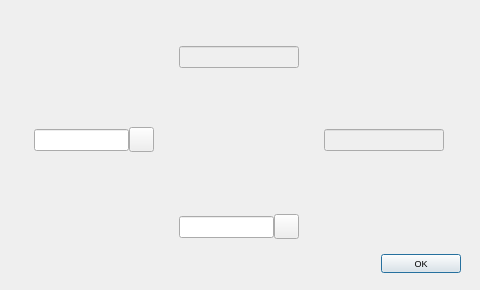
<?xml version="1.0" encoding="UTF-8"?>
<ui version="4.0">
 <class>ThreeDManagerDialogBase</class>
 <widget class="QDialog" name="ThreeDManagerDialogBase">
  <property name="geometry">
   <rect>
    <x>0</x>
    <y>0</y>
    <width>480</width>
    <height>290</height>
   </rect>
  </property>
  <property name="minimumSize">
   <size>
    <width>480</width>
    <height>290</height>
   </size>
  </property>
  <property name="windowTitle">
   <string>Wizualizacja GML</string>
  </property>
  <property name="windowIcon">
   <iconset>
    <normaloff>:/plugins/threed_manager/icon_message.png</normaloff>:/plugins/threed_manager/icon_message.png</iconset>
  </property>
  <property name="modal">
   <bool>false</bool>
  </property>
  <widget class="QDialogButtonBox" name="buttonBox">
   <property name="geometry">
    <rect>
     <x>360</x>
     <y>250</y>
     <width>101</width>
     <height>28</height>
    </rect>
   </property>
   <property name="font">
    <font>
     <family>Segoe UI</family>
     <pointsize>7</pointsize>
    </font>
   </property>
   <property name="standardButtons">
    <set>QDialogButtonBox::Ok</set>
   </property>
   <property name="centerButtons">
    <bool>false</bool>
   </property>
  </widget>
  <widget class="QWidget" name="gridWidget" native="true">
   <property name="geometry">
    <rect>
     <x>15</x>
     <y>20</y>
     <width>450</width>
     <height>250</height>
    </rect>
   </property>
   <layout class="QGridLayout" name="gridLayout_5">
    <item row="1" column="1">
     <widget class="QPushButton" name="compass">
      <property name="minimumSize">
       <size>
        <width>120</width>
        <height>80</height>
       </size>
      </property>
      <property name="maximumSize">
       <size>
        <width>120</width>
        <height>80</height>
       </size>
      </property>
      <property name="text">
       <string/>
      </property>
      <property name="icon">
       <iconset resource="resources.qrc">
        <normaloff>:/plugins/gml_explorer/compass.png</normaloff>:/plugins/gml_explorer/compass.png</iconset>
      </property>
      <property name="iconSize">
       <size>
        <width>70</width>
        <height>70</height>
       </size>
      </property>
      <property name="flat">
       <bool>true</bool>
      </property>
     </widget>
    </item>
    <item row="1" column="2">
     <widget class="QLineEdit" name="east">
      <property name="enabled">
       <bool>false</bool>
      </property>
      <property name="minimumSize">
       <size>
        <width>120</width>
        <height>0</height>
       </size>
      </property>
      <property name="maximumSize">
       <size>
        <width>80</width>
        <height>16777215</height>
       </size>
      </property>
      <property name="alignment">
       <set>Qt::AlignCenter</set>
      </property>
     </widget>
    </item>
    <item row="1" column="0">
     <widget class="QWidget" name="west_widget" native="true">
      <property name="minimumSize">
       <size>
        <width>0</width>
        <height>30</height>
       </size>
      </property>
      <property name="maximumSize">
       <size>
        <width>120</width>
        <height>30</height>
       </size>
      </property>
      <layout class="QHBoxLayout" name="horizontalLayout">
       <property name="leftMargin">
        <number>0</number>
       </property>
       <property name="topMargin">
        <number>0</number>
       </property>
       <property name="rightMargin">
        <number>0</number>
       </property>
       <property name="bottomMargin">
        <number>0</number>
       </property>
       <item>
        <widget class="QLineEdit" name="west">
         <property name="minimumSize">
          <size>
           <width>95</width>
           <height>0</height>
          </size>
         </property>
         <property name="maximumSize">
          <size>
           <width>95</width>
           <height>16777215</height>
          </size>
         </property>
         <property name="alignment">
          <set>Qt::AlignCenter</set>
         </property>
        </widget>
       </item>
       <item>
        <widget class="QPushButton" name="lock_west_button">
         <property name="minimumSize">
          <size>
           <width>25</width>
           <height>25</height>
          </size>
         </property>
         <property name="maximumSize">
          <size>
           <width>25</width>
           <height>25</height>
          </size>
         </property>
         <property name="text">
          <string/>
         </property>
         <property name="icon">
          <iconset resource="resources.qrc">
           <normaloff>:/plugins/gml_explorer/lock.png</normaloff>:/plugins/gml_explorer/lock.png</iconset>
         </property>
         <property name="checkable">
          <bool>true</bool>
         </property>
         <property name="flat">
          <bool>false</bool>
         </property>
        </widget>
       </item>
      </layout>
     </widget>
    </item>
    <item row="0" column="1">
     <widget class="QLineEdit" name="north">
      <property name="enabled">
       <bool>false</bool>
      </property>
      <property name="minimumSize">
       <size>
        <width>120</width>
        <height>0</height>
       </size>
      </property>
      <property name="maximumSize">
       <size>
        <width>80</width>
        <height>16777215</height>
       </size>
      </property>
      <property name="alignment">
       <set>Qt::AlignCenter</set>
      </property>
     </widget>
    </item>
    <item row="2" column="1">
     <widget class="QWidget" name="south_widget" native="true">
      <property name="minimumSize">
       <size>
        <width>0</width>
        <height>30</height>
       </size>
      </property>
      <property name="maximumSize">
       <size>
        <width>120</width>
        <height>30</height>
       </size>
      </property>
      <layout class="QHBoxLayout" name="horizontalLayout_2">
       <property name="leftMargin">
        <number>0</number>
       </property>
       <property name="topMargin">
        <number>0</number>
       </property>
       <property name="rightMargin">
        <number>0</number>
       </property>
       <property name="bottomMargin">
        <number>0</number>
       </property>
       <item>
        <widget class="QLineEdit" name="south">
         <property name="minimumSize">
          <size>
           <width>95</width>
           <height>0</height>
          </size>
         </property>
         <property name="maximumSize">
          <size>
           <width>95</width>
           <height>16777215</height>
          </size>
         </property>
         <property name="alignment">
          <set>Qt::AlignCenter</set>
         </property>
        </widget>
       </item>
       <item>
        <widget class="QPushButton" name="lock_south_button">
         <property name="minimumSize">
          <size>
           <width>25</width>
           <height>25</height>
          </size>
         </property>
         <property name="maximumSize">
          <size>
           <width>25</width>
           <height>25</height>
          </size>
         </property>
         <property name="text">
          <string/>
         </property>
         <property name="icon">
          <iconset resource="resources.qrc">
           <normaloff>:/plugins/gml_explorer/lock.png</normaloff>:/plugins/gml_explorer/lock.png</iconset>
         </property>
         <property name="checkable">
          <bool>true</bool>
         </property>
        </widget>
       </item>
      </layout>
     </widget>
    </item>
   </layout>
  </widget>
  <zorder>gridWidget</zorder>
  <zorder>buttonBox</zorder>
 </widget>
 <resources>
  <include location="resources.qrc"/>
  <include location="D:/plugins/map_generator/resources.qrc"/>
 </resources>
 <connections/>
</ui>
